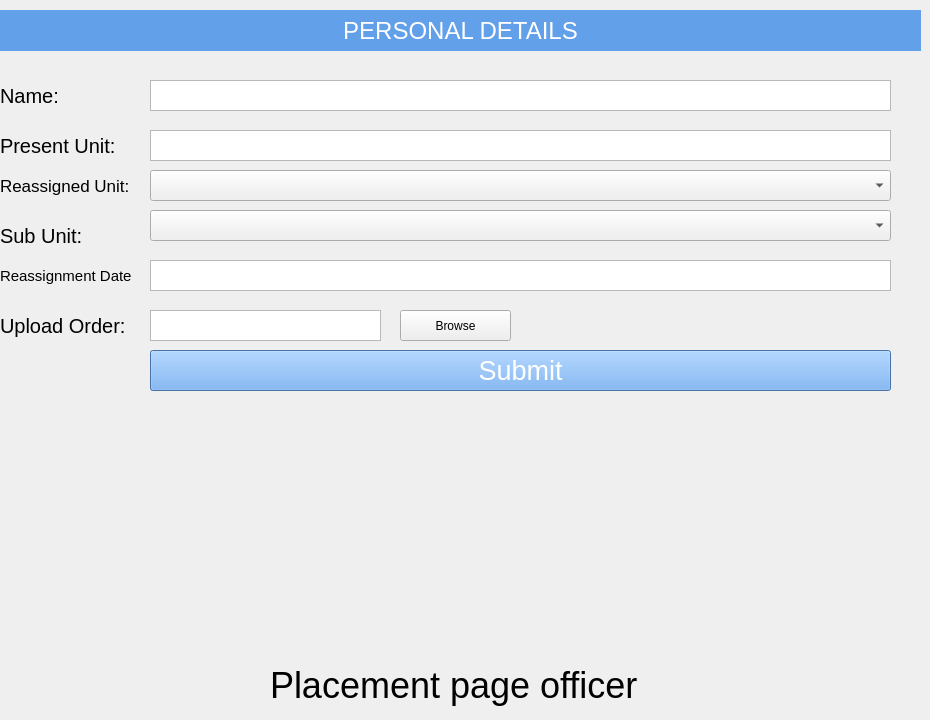
     <widget class="QWidget" name="Placement_page_officer_page">
      <widget class="QLabel" name="label_6">
       <property name="geometry">
        <rect>
         <x>270</x>
         <y>660</y>
         <width>401</width>
         <height>51</height>
        </rect>
       </property>
       <property name="font">
        <font>
         <pointsize>27</pointsize>
        </font>
       </property>
       <property name="text">
        <string>Placement page officer</string>
       </property>
      </widget>
      <widget class="QTextEdit" name="textEdit_2">
       <property name="geometry">
        <rect>
         <x>150</x>
         <y>130</y>
         <width>741</width>
         <height>31</height>
        </rect>
       </property>
      </widget>
      <widget class="QTextEdit" name="textEdit">
       <property name="geometry">
        <rect>
         <x>150</x>
         <y>80</y>
         <width>741</width>
         <height>31</height>
        </rect>
       </property>
      </widget>
      <widget class="QLabel" name="label_22">
       <property name="geometry">
        <rect>
         <x>0</x>
         <y>10</y>
         <width>921</width>
         <height>41</height>
        </rect>
       </property>
       <property name="font">
        <font>
         <pointsize>18</pointsize>
        </font>
       </property>
       <property name="styleSheet">
        <string notr="true">background-color: rgb(98, 160, 234);
color:white;</string>
       </property>
       <property name="text">
        <string>PERSONAL DETAILS</string>
       </property>
       <property name="alignment">
        <set>Qt::AlignCenter</set>
       </property>
      </widget>
      <widget class="QLabel" name="label_23">
       <property name="geometry">
        <rect>
         <x>0</x>
         <y>130</y>
         <width>141</width>
         <height>31</height>
        </rect>
       </property>
       <property name="font">
        <font>
         <pointsize>15</pointsize>
        </font>
       </property>
       <property name="styleSheet">
        <string notr="true">QLabel{font-size:22;}
</string>
       </property>
       <property name="text">
        <string>Present Unit:</string>
       </property>
      </widget>
      <widget class="QTextEdit" name="textEdit_6">
       <property name="geometry">
        <rect>
         <x>150</x>
         <y>310</y>
         <width>231</width>
         <height>31</height>
        </rect>
       </property>
      </widget>
      <widget class="QLabel" name="label_29">
       <property name="geometry">
        <rect>
         <x>0</x>
         <y>260</y>
         <width>141</width>
         <height>31</height>
        </rect>
       </property>
       <property name="font">
        <font>
         <pointsize>11</pointsize>
        </font>
       </property>
       <property name="styleSheet">
        <string notr="true">QLabel{font-size:22;}
</string>
       </property>
       <property name="text">
        <string>Reassignment Date</string>
       </property>
      </widget>
      <widget class="QLabel" name="label_24">
       <property name="geometry">
        <rect>
         <x>0</x>
         <y>220</y>
         <width>141</width>
         <height>31</height>
        </rect>
       </property>
       <property name="font">
        <font>
         <pointsize>15</pointsize>
        </font>
       </property>
       <property name="styleSheet">
        <string notr="true">QLabel{font-size:22;}
</string>
       </property>
       <property name="text">
        <string>Sub Unit:</string>
       </property>
      </widget>
      <widget class="QTextEdit" name="textEdit_5">
       <property name="geometry">
        <rect>
         <x>150</x>
         <y>260</y>
         <width>741</width>
         <height>31</height>
        </rect>
       </property>
      </widget>
      <widget class="QLabel" name="label_28">
       <property name="geometry">
        <rect>
         <x>0</x>
         <y>310</y>
         <width>141</width>
         <height>31</height>
        </rect>
       </property>
       <property name="font">
        <font>
         <pointsize>15</pointsize>
        </font>
       </property>
       <property name="styleSheet">
        <string notr="true">QLabel{font-size:22;}
</string>
       </property>
       <property name="text">
        <string>Upload Order:</string>
       </property>
      </widget>
      <widget class="QLabel" name="label_25">
       <property name="geometry">
        <rect>
         <x>0</x>
         <y>170</y>
         <width>141</width>
         <height>31</height>
        </rect>
       </property>
       <property name="font">
        <font>
         <pointsize>13</pointsize>
        </font>
       </property>
       <property name="styleSheet">
        <string notr="true">QLabel{font-size:22;}
</string>
       </property>
       <property name="text">
        <string>Reassigned Unit:</string>
       </property>
      </widget>
      <widget class="QPushButton" name="pushButton_4">
       <property name="geometry">
        <rect>
         <x>150</x>
         <y>350</y>
         <width>741</width>
         <height>41</height>
        </rect>
       </property>
       <property name="font">
        <font>
         <pointsize>20</pointsize>
        </font>
       </property>
       <property name="styleSheet">
        <string notr="true">background-color: rgb(98, 160, 234);
color:white;</string>
       </property>
       <property name="text">
        <string>Submit</string>
       </property>
      </widget>
      <widget class="QComboBox" name="comboBox_4">
       <property name="geometry">
        <rect>
         <x>150</x>
         <y>170</y>
         <width>741</width>
         <height>31</height>
        </rect>
       </property>
      </widget>
      <widget class="QComboBox" name="comboBox_3">
       <property name="geometry">
        <rect>
         <x>150</x>
         <y>210</y>
         <width>741</width>
         <height>31</height>
        </rect>
       </property>
      </widget>
      <widget class="QLabel" name="label_75">
       <property name="geometry">
        <rect>
         <x>0</x>
         <y>80</y>
         <width>141</width>
         <height>31</height>
        </rect>
       </property>
       <property name="font">
        <font>
         <pointsize>15</pointsize>
        </font>
       </property>
       <property name="styleSheet">
        <string notr="true">QLabel{font-size:22;}
</string>
       </property>
       <property name="text">
        <string>Name:</string>
       </property>
      </widget>
      <widget class="QPushButton" name="pushButton">
       <property name="geometry">
        <rect>
         <x>400</x>
         <y>310</y>
         <width>111</width>
         <height>31</height>
        </rect>
       </property>
       <property name="text">
        <string>Browse</string>
       </property>
      </widget>
     </widget>
